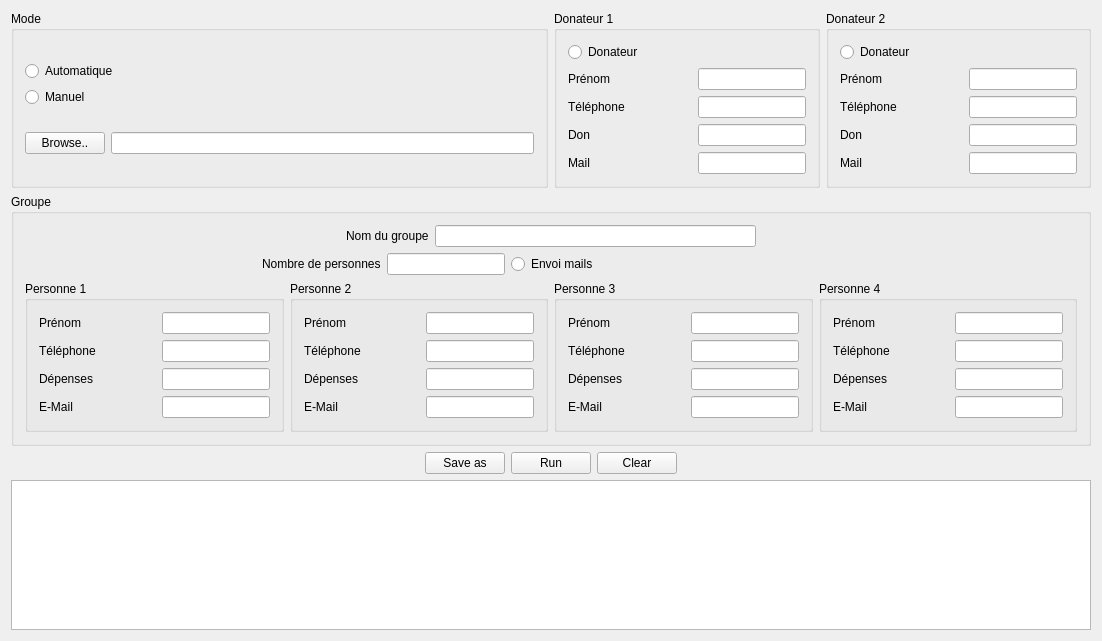
<?xml version="1.0" encoding="UTF-8"?>
<ui version="4.0">
 <class>Widget</class>
 <widget class="QWidget" name="Widget">
  <property name="geometry">
   <rect>
    <x>0</x>
    <y>0</y>
    <width>1102</width>
    <height>641</height>
   </rect>
  </property>
  <property name="maximumSize">
   <size>
    <width>1677</width>
    <height>1000</height>
   </size>
  </property>
  <property name="windowTitle">
   <string>Friends Expenses</string>
  </property>
  <layout class="QGridLayout" name="gridLayout_9">
   <item row="0" column="0">
    <layout class="QVBoxLayout" name="verticalLayout_16">
     <item>
      <layout class="QVBoxLayout" name="verticalLayout_12">
       <item>
        <layout class="QVBoxLayout" name="verticalLayout_3">
         <item>
          <layout class="QHBoxLayout" name="horizontalLayout_42">
           <item>
            <widget class="QGroupBox" name="groupBox">
             <property name="title">
              <string>Mode</string>
             </property>
             <layout class="QGridLayout" name="gridLayout">
              <item row="0" column="0">
               <layout class="QVBoxLayout" name="verticalLayout_2">
                <item>
                 <widget class="QRadioButton" name="radioButton_Autoatique">
                  <property name="text">
                   <string>Automatique</string>
                  </property>
                 </widget>
                </item>
                <item>
                 <widget class="QRadioButton" name="radioButton_Manuel">
                  <property name="text">
                   <string>Manuel</string>
                  </property>
                 </widget>
                </item>
               </layout>
              </item>
              <item row="1" column="0">
               <layout class="QHBoxLayout" name="horizontalLayout_2">
                <item>
                 <widget class="QPushButton" name="pushButton_browse">
                  <property name="text">
                   <string>Browse..</string>
                  </property>
                 </widget>
                </item>
                <item>
                 <widget class="QLineEdit" name="lineEditConfigurationFilePath"/>
                </item>
               </layout>
              </item>
             </layout>
            </widget>
           </item>
           <item>
            <layout class="QHBoxLayout" name="horizontalLayout_39">
             <item>
              <widget class="QGroupBox" name="groupBox_4">
               <property name="title">
                <string>Donateur 1</string>
               </property>
               <layout class="QGridLayout" name="gridLayout_4">
                <item row="1" column="0">
                 <layout class="QVBoxLayout" name="verticalLayout_14">
                  <item>
                   <layout class="QHBoxLayout" name="horizontalLayout_31">
                    <item>
                     <widget class="QLabel" name="label_27">
                      <property name="text">
                       <string>Prénom</string>
                      </property>
                     </widget>
                    </item>
                    <item>
                     <spacer name="horizontalSpacer_4">
                      <property name="orientation">
                       <enum>Qt::Horizontal</enum>
                      </property>
                      <property name="sizeHint" stdset="0">
                       <size>
                        <width>40</width>
                        <height>20</height>
                       </size>
                      </property>
                     </spacer>
                    </item>
                    <item>
                     <widget class="QLineEdit" name="lineEdit_DPrenom1"/>
                    </item>
                   </layout>
                  </item>
                  <item>
                   <layout class="QHBoxLayout" name="horizontalLayout_32">
                    <item>
                     <widget class="QLabel" name="label_28">
                      <property name="text">
                       <string>Téléphone</string>
                      </property>
                     </widget>
                    </item>
                    <item>
                     <spacer name="horizontalSpacer_3">
                      <property name="orientation">
                       <enum>Qt::Horizontal</enum>
                      </property>
                      <property name="sizeHint" stdset="0">
                       <size>
                        <width>40</width>
                        <height>20</height>
                       </size>
                      </property>
                     </spacer>
                    </item>
                    <item>
                     <widget class="QLineEdit" name="lineEdit_DTelephone1"/>
                    </item>
                   </layout>
                  </item>
                  <item>
                   <layout class="QHBoxLayout" name="horizontalLayout_33">
                    <item>
                     <widget class="QLabel" name="label_29">
                      <property name="text">
                       <string>Don</string>
                      </property>
                     </widget>
                    </item>
                    <item>
                     <spacer name="horizontalSpacer_2">
                      <property name="orientation">
                       <enum>Qt::Horizontal</enum>
                      </property>
                      <property name="sizeHint" stdset="0">
                       <size>
                        <width>40</width>
                        <height>20</height>
                       </size>
                      </property>
                     </spacer>
                    </item>
                    <item>
                     <widget class="QLineEdit" name="lineEdit_DDon1"/>
                    </item>
                   </layout>
                  </item>
                  <item>
                   <layout class="QHBoxLayout" name="horizontalLayout_34">
                    <item>
                     <widget class="QLabel" name="label_30">
                      <property name="text">
                       <string>Mail</string>
                      </property>
                     </widget>
                    </item>
                    <item>
                     <spacer name="horizontalSpacer">
                      <property name="orientation">
                       <enum>Qt::Horizontal</enum>
                      </property>
                      <property name="sizeHint" stdset="0">
                       <size>
                        <width>40</width>
                        <height>20</height>
                       </size>
                      </property>
                     </spacer>
                    </item>
                    <item>
                     <widget class="QLineEdit" name="lineEdit_DMail1"/>
                    </item>
                   </layout>
                  </item>
                 </layout>
                </item>
                <item row="0" column="0">
                 <widget class="QRadioButton" name="radioButton_Donateur1">
                  <property name="text">
                   <string>Donateur</string>
                  </property>
                 </widget>
                </item>
               </layout>
              </widget>
             </item>
             <item>
              <widget class="QGroupBox" name="groupBox_5">
               <property name="title">
                <string>Donateur 2</string>
               </property>
               <layout class="QGridLayout" name="gridLayout_5">
                <item row="2" column="0">
                 <layout class="QVBoxLayout" name="verticalLayout_15">
                  <item>
                   <layout class="QHBoxLayout" name="horizontalLayout_35">
                    <item>
                     <widget class="QLabel" name="label_31">
                      <property name="text">
                       <string>Prénom</string>
                      </property>
                     </widget>
                    </item>
                    <item>
                     <spacer name="horizontalSpacer_5">
                      <property name="orientation">
                       <enum>Qt::Horizontal</enum>
                      </property>
                      <property name="sizeHint" stdset="0">
                       <size>
                        <width>40</width>
                        <height>20</height>
                       </size>
                      </property>
                     </spacer>
                    </item>
                    <item>
                     <widget class="QLineEdit" name="lineEdit_DPrenom2"/>
                    </item>
                   </layout>
                  </item>
                  <item>
                   <layout class="QHBoxLayout" name="horizontalLayout_36">
                    <item>
                     <widget class="QLabel" name="label_32">
                      <property name="text">
                       <string>Téléphone</string>
                      </property>
                     </widget>
                    </item>
                    <item>
                     <spacer name="horizontalSpacer_6">
                      <property name="orientation">
                       <enum>Qt::Horizontal</enum>
                      </property>
                      <property name="sizeHint" stdset="0">
                       <size>
                        <width>40</width>
                        <height>20</height>
                       </size>
                      </property>
                     </spacer>
                    </item>
                    <item>
                     <widget class="QLineEdit" name="lineEdit_DTelephone2"/>
                    </item>
                   </layout>
                  </item>
                  <item>
                   <layout class="QHBoxLayout" name="horizontalLayout_37">
                    <item>
                     <widget class="QLabel" name="label_33">
                      <property name="text">
                       <string>Don</string>
                      </property>
                     </widget>
                    </item>
                    <item>
                     <spacer name="horizontalSpacer_7">
                      <property name="orientation">
                       <enum>Qt::Horizontal</enum>
                      </property>
                      <property name="sizeHint" stdset="0">
                       <size>
                        <width>40</width>
                        <height>20</height>
                       </size>
                      </property>
                     </spacer>
                    </item>
                    <item>
                     <widget class="QLineEdit" name="lineEdit_DDon2"/>
                    </item>
                   </layout>
                  </item>
                  <item>
                   <layout class="QHBoxLayout" name="horizontalLayout_38">
                    <item>
                     <widget class="QLabel" name="label_34">
                      <property name="text">
                       <string>Mail</string>
                      </property>
                     </widget>
                    </item>
                    <item>
                     <spacer name="horizontalSpacer_8">
                      <property name="orientation">
                       <enum>Qt::Horizontal</enum>
                      </property>
                      <property name="sizeHint" stdset="0">
                       <size>
                        <width>40</width>
                        <height>20</height>
                       </size>
                      </property>
                     </spacer>
                    </item>
                    <item>
                     <widget class="QLineEdit" name="lineEdit_DMail2"/>
                    </item>
                   </layout>
                  </item>
                 </layout>
                </item>
                <item row="1" column="0">
                 <widget class="QRadioButton" name="radioButton_Donateur2">
                  <property name="text">
                   <string>Donateur</string>
                  </property>
                 </widget>
                </item>
               </layout>
              </widget>
             </item>
            </layout>
           </item>
          </layout>
         </item>
        </layout>
       </item>
       <item>
        <layout class="QVBoxLayout" name="verticalLayout_11">
         <item>
          <widget class="QGroupBox" name="groupBox_3">
           <property name="title">
            <string>Groupe </string>
           </property>
           <layout class="QGridLayout" name="gridLayout_3">
            <item row="0" column="0">
             <layout class="QVBoxLayout" name="verticalLayout_7">
              <item>
               <layout class="QHBoxLayout" name="horizontalLayout_16">
                <item>
                 <spacer name="horizontalSpacer_21">
                  <property name="orientation">
                   <enum>Qt::Horizontal</enum>
                  </property>
                  <property name="sizeHint" stdset="0">
                   <size>
                    <width>40</width>
                    <height>20</height>
                   </size>
                  </property>
                 </spacer>
                </item>
                <item>
                 <widget class="QLabel" name="label_14">
                  <property name="text">
                   <string>Nom du groupe</string>
                  </property>
                 </widget>
                </item>
                <item>
                 <widget class="QLineEdit" name="lineEdit_NomGroupe"/>
                </item>
                <item>
                 <spacer name="horizontalSpacer_22">
                  <property name="orientation">
                   <enum>Qt::Horizontal</enum>
                  </property>
                  <property name="sizeHint" stdset="0">
                   <size>
                    <width>40</width>
                    <height>20</height>
                   </size>
                  </property>
                 </spacer>
                </item>
               </layout>
              </item>
              <item>
               <layout class="QHBoxLayout" name="horizontalLayout_4">
                <item>
                 <layout class="QHBoxLayout" name="horizontalLayout">
                  <item>
                   <spacer name="horizontalSpacer_10">
                    <property name="orientation">
                     <enum>Qt::Horizontal</enum>
                    </property>
                    <property name="sizeHint" stdset="0">
                     <size>
                      <width>40</width>
                      <height>20</height>
                     </size>
                    </property>
                   </spacer>
                  </item>
                  <item>
                   <spacer name="horizontalSpacer_15">
                    <property name="orientation">
                     <enum>Qt::Horizontal</enum>
                    </property>
                    <property name="sizeHint" stdset="0">
                     <size>
                      <width>40</width>
                      <height>20</height>
                     </size>
                    </property>
                   </spacer>
                  </item>
                  <item>
                   <widget class="QLabel" name="label">
                    <property name="text">
                     <string>Nombre de personnes</string>
                    </property>
                   </widget>
                  </item>
                  <item>
                   <widget class="QLineEdit" name="lineEdit_Nombre_de_personnes"/>
                  </item>
                 </layout>
                </item>
                <item>
                 <widget class="QRadioButton" name="radioButton_Mail">
                  <property name="text">
                   <string>Envoi mails</string>
                  </property>
                 </widget>
                </item>
                <item>
                 <spacer name="horizontalSpacer_11">
                  <property name="orientation">
                   <enum>Qt::Horizontal</enum>
                  </property>
                  <property name="sizeHint" stdset="0">
                   <size>
                    <width>40</width>
                    <height>20</height>
                   </size>
                  </property>
                 </spacer>
                </item>
               </layout>
              </item>
              <item>
               <layout class="QHBoxLayout" name="horizontalLayout_17">
                <item>
                 <widget class="QGroupBox" name="groupBox_6">
                  <property name="title">
                   <string>Personne 1</string>
                  </property>
                  <layout class="QGridLayout" name="gridLayout_6">
                   <item row="0" column="0">
                    <layout class="QVBoxLayout" name="verticalLayout_19">
                     <item>
                      <layout class="QHBoxLayout" name="horizontalLayout_49">
                       <item>
                        <widget class="QLabel" name="label_43">
                         <property name="text">
                          <string>Prénom</string>
                         </property>
                        </widget>
                       </item>
                       <item>
                        <spacer name="horizontalSpacer_31">
                         <property name="orientation">
                          <enum>Qt::Horizontal</enum>
                         </property>
                         <property name="sizeHint" stdset="0">
                          <size>
                           <width>40</width>
                           <height>20</height>
                          </size>
                         </property>
                        </spacer>
                       </item>
                       <item>
                        <widget class="QLineEdit" name="lineEdit_Prenom1"/>
                       </item>
                      </layout>
                     </item>
                     <item>
                      <layout class="QHBoxLayout" name="horizontalLayout_50">
                       <item>
                        <widget class="QLabel" name="label_44">
                         <property name="text">
                          <string>Téléphone</string>
                         </property>
                        </widget>
                       </item>
                       <item>
                        <spacer name="horizontalSpacer_32">
                         <property name="orientation">
                          <enum>Qt::Horizontal</enum>
                         </property>
                         <property name="sizeHint" stdset="0">
                          <size>
                           <width>40</width>
                           <height>20</height>
                          </size>
                         </property>
                        </spacer>
                       </item>
                       <item>
                        <widget class="QLineEdit" name="lineEdit_Telephone1"/>
                       </item>
                      </layout>
                     </item>
                     <item>
                      <layout class="QHBoxLayout" name="horizontalLayout_51">
                       <item>
                        <widget class="QLabel" name="label_45">
                         <property name="text">
                          <string>Dépenses</string>
                         </property>
                        </widget>
                       </item>
                       <item>
                        <spacer name="horizontalSpacer_33">
                         <property name="orientation">
                          <enum>Qt::Horizontal</enum>
                         </property>
                         <property name="sizeHint" stdset="0">
                          <size>
                           <width>40</width>
                           <height>20</height>
                          </size>
                         </property>
                        </spacer>
                       </item>
                       <item>
                        <widget class="QLineEdit" name="lineEdit_depenses1"/>
                       </item>
                      </layout>
                     </item>
                     <item>
                      <layout class="QHBoxLayout" name="horizontalLayout_52">
                       <item>
                        <widget class="QLabel" name="label_46">
                         <property name="text">
                          <string>E-Mail</string>
                         </property>
                        </widget>
                       </item>
                       <item>
                        <spacer name="horizontalSpacer_34">
                         <property name="orientation">
                          <enum>Qt::Horizontal</enum>
                         </property>
                         <property name="sizeHint" stdset="0">
                          <size>
                           <width>40</width>
                           <height>20</height>
                          </size>
                         </property>
                        </spacer>
                       </item>
                       <item>
                        <widget class="QLineEdit" name="lineEdit_mail1"/>
                       </item>
                      </layout>
                     </item>
                    </layout>
                   </item>
                  </layout>
                 </widget>
                </item>
                <item>
                 <widget class="QGroupBox" name="groupBox_7">
                  <property name="title">
                   <string>Personne 2</string>
                  </property>
                  <layout class="QGridLayout" name="gridLayout_7">
                   <item row="0" column="0">
                    <layout class="QVBoxLayout" name="verticalLayout_20">
                     <item>
                      <layout class="QHBoxLayout" name="horizontalLayout_53">
                       <item>
                        <widget class="QLabel" name="label_47">
                         <property name="text">
                          <string>Prénom</string>
                         </property>
                        </widget>
                       </item>
                       <item>
                        <spacer name="horizontalSpacer_12">
                         <property name="orientation">
                          <enum>Qt::Horizontal</enum>
                         </property>
                         <property name="sizeHint" stdset="0">
                          <size>
                           <width>40</width>
                           <height>20</height>
                          </size>
                         </property>
                        </spacer>
                       </item>
                       <item>
                        <widget class="QLineEdit" name="lineEdit_Prenom2"/>
                       </item>
                      </layout>
                     </item>
                     <item>
                      <layout class="QHBoxLayout" name="horizontalLayout_54">
                       <item>
                        <widget class="QLabel" name="label_48">
                         <property name="text">
                          <string>Téléphone</string>
                         </property>
                        </widget>
                       </item>
                       <item>
                        <spacer name="horizontalSpacer_9">
                         <property name="orientation">
                          <enum>Qt::Horizontal</enum>
                         </property>
                         <property name="sizeHint" stdset="0">
                          <size>
                           <width>40</width>
                           <height>20</height>
                          </size>
                         </property>
                        </spacer>
                       </item>
                       <item>
                        <widget class="QLineEdit" name="lineEdit_Telephone2"/>
                       </item>
                      </layout>
                     </item>
                     <item>
                      <layout class="QHBoxLayout" name="horizontalLayout_55">
                       <item>
                        <widget class="QLabel" name="label_49">
                         <property name="text">
                          <string>Dépenses</string>
                         </property>
                        </widget>
                       </item>
                       <item>
                        <spacer name="horizontalSpacer_39">
                         <property name="orientation">
                          <enum>Qt::Horizontal</enum>
                         </property>
                         <property name="sizeHint" stdset="0">
                          <size>
                           <width>40</width>
                           <height>20</height>
                          </size>
                         </property>
                        </spacer>
                       </item>
                       <item>
                        <widget class="QLineEdit" name="lineEdit_depenses2"/>
                       </item>
                      </layout>
                     </item>
                     <item>
                      <layout class="QHBoxLayout" name="horizontalLayout_56">
                       <item>
                        <widget class="QLabel" name="label_50">
                         <property name="text">
                          <string>E-Mail</string>
                         </property>
                        </widget>
                       </item>
                       <item>
                        <spacer name="horizontalSpacer_40">
                         <property name="orientation">
                          <enum>Qt::Horizontal</enum>
                         </property>
                         <property name="sizeHint" stdset="0">
                          <size>
                           <width>40</width>
                           <height>20</height>
                          </size>
                         </property>
                        </spacer>
                       </item>
                       <item>
                        <widget class="QLineEdit" name="lineEdit_mail2"/>
                       </item>
                      </layout>
                     </item>
                    </layout>
                   </item>
                  </layout>
                 </widget>
                </item>
                <item>
                 <widget class="QGroupBox" name="groupBox_2">
                  <property name="title">
                   <string>Personne 3</string>
                  </property>
                  <layout class="QGridLayout" name="gridLayout_2">
                   <item row="0" column="0">
                    <layout class="QVBoxLayout" name="verticalLayout_18">
                     <item>
                      <layout class="QHBoxLayout" name="horizontalLayout_45">
                       <item>
                        <widget class="QLabel" name="label_39">
                         <property name="text">
                          <string>Prénom</string>
                         </property>
                        </widget>
                       </item>
                       <item>
                        <spacer name="horizontalSpacer_13">
                         <property name="orientation">
                          <enum>Qt::Horizontal</enum>
                         </property>
                         <property name="sizeHint" stdset="0">
                          <size>
                           <width>40</width>
                           <height>20</height>
                          </size>
                         </property>
                        </spacer>
                       </item>
                       <item>
                        <widget class="QLineEdit" name="lineEdit_Prenom3"/>
                       </item>
                      </layout>
                     </item>
                     <item>
                      <layout class="QHBoxLayout" name="horizontalLayout_46">
                       <item>
                        <widget class="QLabel" name="label_40">
                         <property name="text">
                          <string>Téléphone</string>
                         </property>
                        </widget>
                       </item>
                       <item>
                        <spacer name="horizontalSpacer_28">
                         <property name="orientation">
                          <enum>Qt::Horizontal</enum>
                         </property>
                         <property name="sizeHint" stdset="0">
                          <size>
                           <width>40</width>
                           <height>20</height>
                          </size>
                         </property>
                        </spacer>
                       </item>
                       <item>
                        <widget class="QLineEdit" name="lineEdit_Telephone3"/>
                       </item>
                      </layout>
                     </item>
                     <item>
                      <layout class="QHBoxLayout" name="horizontalLayout_47">
                       <item>
                        <widget class="QLabel" name="label_41">
                         <property name="text">
                          <string>Dépenses</string>
                         </property>
                        </widget>
                       </item>
                       <item>
                        <spacer name="horizontalSpacer_29">
                         <property name="orientation">
                          <enum>Qt::Horizontal</enum>
                         </property>
                         <property name="sizeHint" stdset="0">
                          <size>
                           <width>40</width>
                           <height>20</height>
                          </size>
                         </property>
                        </spacer>
                       </item>
                       <item>
                        <widget class="QLineEdit" name="lineEdit_depenses3"/>
                       </item>
                      </layout>
                     </item>
                     <item>
                      <layout class="QHBoxLayout" name="horizontalLayout_48">
                       <item>
                        <widget class="QLabel" name="label_42">
                         <property name="text">
                          <string>E-Mail</string>
                         </property>
                        </widget>
                       </item>
                       <item>
                        <spacer name="horizontalSpacer_14">
                         <property name="orientation">
                          <enum>Qt::Horizontal</enum>
                         </property>
                         <property name="sizeHint" stdset="0">
                          <size>
                           <width>40</width>
                           <height>20</height>
                          </size>
                         </property>
                        </spacer>
                       </item>
                       <item>
                        <widget class="QLineEdit" name="lineEdit_mail3"/>
                       </item>
                      </layout>
                     </item>
                    </layout>
                   </item>
                  </layout>
                 </widget>
                </item>
                <item>
                 <widget class="QGroupBox" name="groupBox_8">
                  <property name="title">
                   <string>Personne 4</string>
                  </property>
                  <layout class="QGridLayout" name="gridLayout_8">
                   <item row="0" column="0">
                    <layout class="QVBoxLayout" name="verticalLayout_21">
                     <item>
                      <layout class="QHBoxLayout" name="horizontalLayout_57">
                       <item>
                        <widget class="QLabel" name="label_51">
                         <property name="text">
                          <string>Prénom</string>
                         </property>
                        </widget>
                       </item>
                       <item>
                        <spacer name="horizontalSpacer_41">
                         <property name="orientation">
                          <enum>Qt::Horizontal</enum>
                         </property>
                         <property name="sizeHint" stdset="0">
                          <size>
                           <width>40</width>
                           <height>20</height>
                          </size>
                         </property>
                        </spacer>
                       </item>
                       <item>
                        <widget class="QLineEdit" name="lineEdit_Prenom4"/>
                       </item>
                      </layout>
                     </item>
                     <item>
                      <layout class="QHBoxLayout" name="horizontalLayout_58">
                       <item>
                        <widget class="QLabel" name="label_52">
                         <property name="text">
                          <string>Téléphone</string>
                         </property>
                        </widget>
                       </item>
                       <item>
                        <spacer name="horizontalSpacer_42">
                         <property name="orientation">
                          <enum>Qt::Horizontal</enum>
                         </property>
                         <property name="sizeHint" stdset="0">
                          <size>
                           <width>40</width>
                           <height>20</height>
                          </size>
                         </property>
                        </spacer>
                       </item>
                       <item>
                        <widget class="QLineEdit" name="lineEdit_Telephone4"/>
                       </item>
                      </layout>
                     </item>
                     <item>
                      <layout class="QHBoxLayout" name="horizontalLayout_59">
                       <item>
                        <widget class="QLabel" name="label_53">
                         <property name="text">
                          <string>Dépenses</string>
                         </property>
                        </widget>
                       </item>
                       <item>
                        <spacer name="horizontalSpacer_43">
                         <property name="orientation">
                          <enum>Qt::Horizontal</enum>
                         </property>
                         <property name="sizeHint" stdset="0">
                          <size>
                           <width>40</width>
                           <height>20</height>
                          </size>
                         </property>
                        </spacer>
                       </item>
                       <item>
                        <widget class="QLineEdit" name="lineEdit_depenses4"/>
                       </item>
                      </layout>
                     </item>
                     <item>
                      <layout class="QHBoxLayout" name="horizontalLayout_60">
                       <item>
                        <widget class="QLabel" name="label_54">
                         <property name="text">
                          <string>E-Mail</string>
                         </property>
                        </widget>
                       </item>
                       <item>
                        <spacer name="horizontalSpacer_44">
                         <property name="orientation">
                          <enum>Qt::Horizontal</enum>
                         </property>
                         <property name="sizeHint" stdset="0">
                          <size>
                           <width>40</width>
                           <height>20</height>
                          </size>
                         </property>
                        </spacer>
                       </item>
                       <item>
                        <widget class="QLineEdit" name="lineEdit_mail4"/>
                       </item>
                      </layout>
                     </item>
                    </layout>
                   </item>
                  </layout>
                 </widget>
                </item>
               </layout>
              </item>
             </layout>
            </item>
           </layout>
          </widget>
         </item>
        </layout>
       </item>
      </layout>
     </item>
     <item>
      <layout class="QVBoxLayout" name="verticalLayout_13">
       <item>
        <layout class="QHBoxLayout" name="horizontalLayout_30">
         <item>
          <spacer name="horizontalSpacer_37">
           <property name="orientation">
            <enum>Qt::Horizontal</enum>
           </property>
           <property name="sizeHint" stdset="0">
            <size>
             <width>40</width>
             <height>20</height>
            </size>
           </property>
          </spacer>
         </item>
         <item>
          <widget class="QPushButton" name="pushButton_saveAs">
           <property name="text">
            <string>Save as</string>
           </property>
          </widget>
         </item>
         <item>
          <widget class="QPushButton" name="PushButton_run">
           <property name="text">
            <string>Run</string>
           </property>
          </widget>
         </item>
         <item>
          <widget class="QPushButton" name="pushButton_clear">
           <property name="text">
            <string>Clear</string>
           </property>
          </widget>
         </item>
         <item>
          <spacer name="horizontalSpacer_38">
           <property name="orientation">
            <enum>Qt::Horizontal</enum>
           </property>
           <property name="sizeHint" stdset="0">
            <size>
             <width>40</width>
             <height>20</height>
            </size>
           </property>
          </spacer>
         </item>
        </layout>
       </item>
       <item>
        <widget class="QPlainTextEdit" name="textEdit"/>
       </item>
      </layout>
     </item>
    </layout>
   </item>
  </layout>
 </widget>
 <layoutdefault spacing="6" margin="11"/>
 <resources/>
 <connections/>
</ui>
